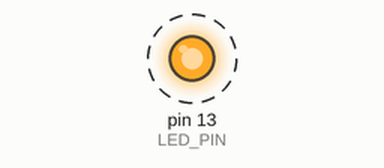
This sketch was run on a simulated Arduino Uno, built with avr-gcc and run on an emulated ATmega328P. Parts: output pins drawn as LEDs (lit = HIGH). Dashed ring = blinking. What the sketch prints to the serial monitor is not drawn.

Above: at 0.2 s.
Timing chart, 0 to 3.0 s (numbered marks = the images above):
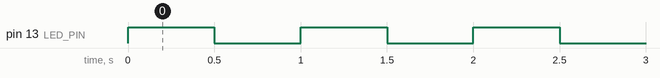

The sketch:

v1.1_serial_blink_counter.ino
```cpp
/*
 * ---------------------------------------------------------
 *  Sketch  : v1.1_serial_blink_counter.ino
 *  Version : 1.1
 * ---------------------------------------------------------
 *  Description:
 *    Builds on v1.0 by adding Serial Monitor output.
 *    Every time the LED completes a full ON/OFF cycle,
 *    the running blink count is printed to the Serial
 *    Monitor at 9600 baud.
 * ---------------------------------------------------------
 */

const int LED_PIN = LED_BUILTIN;
const int BLINK_DELAY_MS = 500;

unsigned long blinkCount = 0;

void setup() {
  pinMode(LED_PIN, OUTPUT);
  Serial.begin(9600);
  Serial.println(F("=== LED Blink Counter Started ==="));
}

void loop() {
  digitalWrite(LED_PIN, HIGH);
  delay(BLINK_DELAY_MS);

  digitalWrite(LED_PIN, LOW);
  delay(BLINK_DELAY_MS);

  blinkCount++;
  Serial.print(F("Blink Count: "));
  Serial.println(blinkCount);
}
```

Measured:
- by itself, pin 13 (LED_PIN): alternates HIGH for 0.50 s and LOW for 0.50 s
